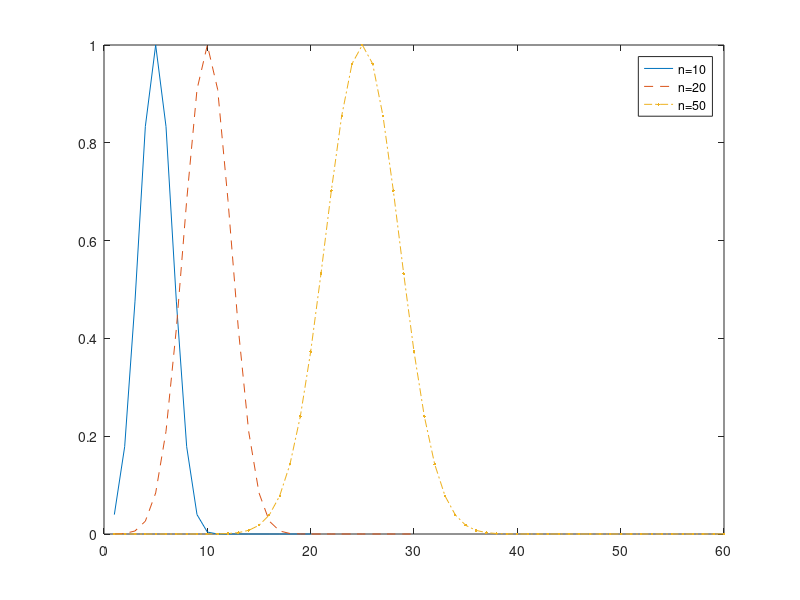

Reproduce this figure in MATLAB.
% dp(i,j) refers to a(i-1,j-1) due to 1 based indexing.
% maxi(n) refers to maximum over k for a(n-1,k) for the same reason.
% E(n) refers to E(n-1)(as defined in question) for the same reason.
sz=1027;
dp=(zeros(sz,sz));
E=(zeros(1,sz));
maxi=(zeros(1,sz));
for i=1:sz
    dp(i,1)=1;
end

maxi(1)=1;
for k=2:sz
    for n=k:sz
        dp(n,k)=(((n-k+1))*dp(n,k-1))/(k-1);
        maxi(n)=max(maxi(n),dp(n,k));
    end
end

for n=1:sz
    for k=0:n-1
        E(n)= E(n)+ k*dp(n,k+1);
    end
    E(n)=E(n)/power(2,n-1);
end

for n=1:sz
    fprintf('%g %g\n',maxi(n),E(n));
end

range=[10,20,50];


for i=1:3
    val=range(i);
    DpByMaxi=single(zeros(1,val+10));
    for k=1:val
    DpByMaxi(k)=dp(val+1,k+1)/maxi(val+1);
    end
    
    if i==1
        plot(DpByMaxi,'-');
        legend('n=10');
    end
    
    if i==2
        plot(DpByMaxi,'--');
        legend('n=20');
    end
    
    if i==3
        plot(DpByMaxi,'.-.');
        legend('n=10','n=20','n=50');
    end
    
    
    hold on;
end


